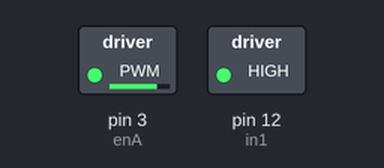
The sketch below on a simulated Arduino Uno, built with avr-gcc and run on an emulated ATmega328P. Parts: switched loads named in the sketch (green lamp = pin HIGH).

Above: at 0.05 s.
At 5.95 s:
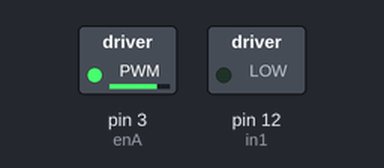
Timing chart, 0 to 6.9 s (numbered marks = the images above):
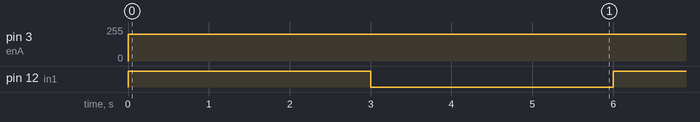

Measured:
- by itself, pin 3 (enA): 0/255 → 200/255 at 0.00 s
- by itself, pin 12 (in1): alternates HIGH for 3.0 s and LOW for 3.0 s

The sketch:

test1motor.ino
```cpp
// 모터 한 개 제어
int enA = 3;
int in1 = 12;

void setup()
{
  // set all the motor control pins to outputs
  pinMode(enA, OUTPUT);
  pinMode(in1, OUTPUT);
}
void demoOne()
{
  // this function will run the motors in both directions at a fixed speed
  // turn on motor A
  digitalWrite(in1, HIGH);
  // set speed to 200 out of possible range 0~255
  analogWrite(enA, 200);
  delay(3000);

  digitalWrite(in1, LOW);
  // set speed to 200 out of possible range 0~255
  analogWrite(enA, 200);
  delay(3000);
}

void loop()
{
  demoOne();
}
```
